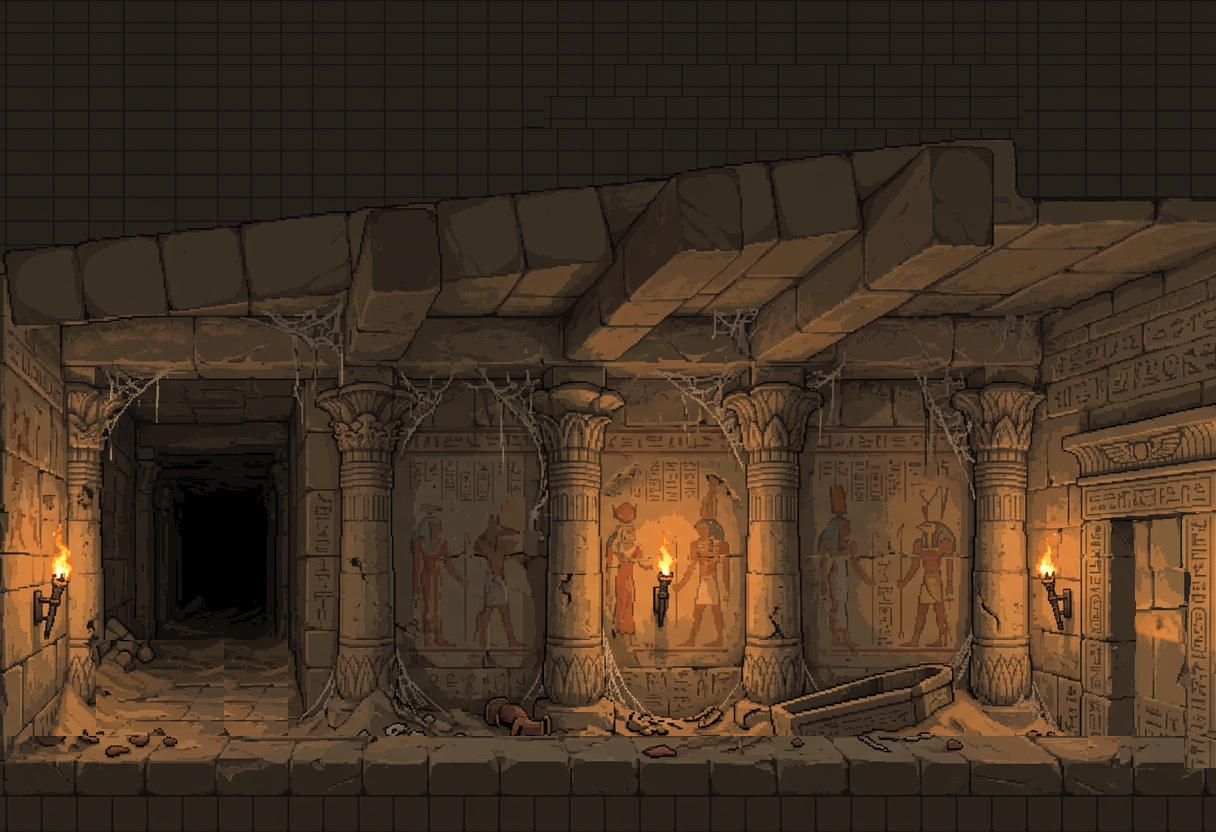

Tiled map render using the project's own tile images. Description and the whole map definition, tile-layer contents included, below:
An orthogonal 38x26 tile map with 32x32 px tiles, 1 tile layer (Livello tile 1), 3 tilesets and 12 objects (3x solid, 3x torcia, 2x scarabeo, start, finish, ...).

<map version="1.10" tiledversion="1.11.2" orientation="orthogonal" renderorder="right-down" width="38" height="26" tilewidth="32" tileheight="32" infinite="0" nextlayerid="6" nextobjectid="16">
 <properties>
  <property name="viaggiPresente" type="int" value="1" />
  <property name="dimensionePersonaggio" type="float" value="96" />
  <property name="uscita" value="passato" />
  <property name="titolo" value="La sala d'ingresso" />
 </properties>
 <tileset firstgid="1" source="GrigliaPresente.tsx" />
 <tileset firstgid="157" source="sfondoEsterno.tsx" />
 <tileset firstgid="1145" source="StanzaIngresso.tsx" />
 <layer id="1" name="Livello tile 1" width="38" height="26">
  <data encoding="csv">
1147,1148,1149,1150,1151,1152,1153,1154,1155,1156,1157,1158,1159,1160,1161,1162,1163,1164,1165,1166,1167,1168,1169,1170,1150,1151,1152,1153,1154,1155,1156,1157,1179,1180,1181,1182,1183,1184,
1147,1148,1149,1150,1151,1152,1153,1154,1155,1156,1157,1158,1159,1160,1161,1162,1163,1164,1165,1166,1167,1168,1169,1170,1150,1151,1152,1153,1154,1155,1156,1157,1179,1180,1181,1182,1183,1184,
1147,1148,1149,1150,1151,1152,1153,1154,1155,1156,1157,1158,1159,1160,1161,1162,1163,1164,1165,1184,1184,1185,1186,1184,1185,1186,1184,1185,1186,1184,1185,1186,1179,1180,1181,1182,1183,1184,
1191,1192,1193,1194,1195,1196,1197,1198,1199,1200,1201,1202,1203,1204,1205,1206,1207,1184,1185,1186,1186,1186,1186,1184,1185,1186,1184,1185,1186,1184,1185,1186,1223,1224,1225,1226,1227,1228,
1147,1148,1149,1150,1151,1152,1153,1154,1155,1156,1157,1158,1159,1160,1161,1162,1163,1164,1165,1166,1167,1168,1169,1170,1171,1172,1173,1174,1175,1176,1177,1178,1179,1180,1181,1182,1183,1184,
1191,1192,1193,1194,1195,1196,1197,1198,1199,1200,1201,1202,1203,1204,1205,1206,1207,1208,1209,1210,1211,1212,1213,1214,1215,1216,1217,1218,1219,1220,1221,1222,1223,1224,1225,1226,1227,1228,
1235,1236,1237,1238,1239,1240,1241,1242,1243,1244,1245,1246,1247,1248,1249,1250,1251,1252,1253,1254,1255,1256,1257,1258,1259,1260,1261,1262,1263,1264,1265,1266,1267,1268,1269,1270,1271,1272,
1279,1280,1281,1282,1283,1284,1285,1286,1287,1288,1289,1290,1291,1292,1293,1294,1295,1296,1297,1298,1299,1300,1301,1302,1303,1304,1305,1306,1307,1308,1309,1310,1311,1312,1313,1314,1315,1316,
1323,1324,1325,1326,1327,1328,1329,1330,1331,1332,1333,1334,1335,1336,1337,1338,1339,1340,1341,1342,1343,1344,1345,1346,1347,1348,1349,1350,1351,1352,1353,1354,1355,1356,1357,1358,1359,1360,
1367,1368,1369,1370,1371,1372,1373,1374,1375,1376,1377,1378,1379,1380,1381,1382,1383,1384,1385,1386,1387,1388,1389,1390,1391,1392,1393,1394,1395,1396,1397,1398,1399,1400,1401,1402,1403,1404,
1411,1412,1413,1414,1415,1416,1417,1418,1419,1420,1421,1422,1423,1424,1425,1426,1427,1428,1429,1430,1431,1432,1433,1434,1435,1436,1437,1438,1439,1440,1441,1442,1443,1444,1445,1446,1447,1448,
1455,1456,1457,1458,1459,1460,1461,1462,1463,1464,1465,1466,1467,1468,1469,1470,1471,1472,1473,1474,1475,1476,1477,1478,1479,1480,1481,1482,1483,1484,1485,1486,1487,1488,1489,1490,1491,1492,
1499,1500,1501,1502,1503,1504,1505,1506,1507,1508,1509,1510,1511,1512,1513,1514,1515,1516,1517,1518,1519,1520,1521,1522,1523,1524,1525,1526,1527,1528,1529,1530,1531,1532,1533,1534,1535,1536,
1543,1544,1545,1546,1547,1548,1549,1550,1551,1552,1553,1554,1555,1556,1557,1558,1559,1560,1561,1562,1563,1564,1565,1566,1567,1568,1569,1570,1571,1572,1573,1574,1575,1576,1577,1578,1579,1580,
1587,1588,1589,1590,1591,1592,1593,1594,1595,1596,1597,1598,1599,1600,1601,1602,1603,1604,1605,1606,1607,1608,1609,1610,1611,1612,1613,1614,1615,1616,1617,1618,1619,1620,1621,1622,1623,1624,
1631,1632,1633,1634,1635,1636,1637,1638,1639,1640,1641,1642,1643,1644,1645,1646,1647,1648,1649,1650,1651,1652,1653,1654,1655,1656,1657,1658,1659,1660,1661,1662,1663,1664,1665,1666,1667,1668,
1675,1676,1677,1678,1679,1680,1681,1682,1683,1684,1685,1686,1687,1688,1689,1690,1691,1692,1693,1694,1695,1696,1697,1698,1699,1700,1701,1702,1703,1704,1705,1706,1707,1708,1709,1710,1711,1712,
1719,1720,1721,1722,1723,1724,1725,1726,1727,1728,1729,1730,1731,1732,1733,1734,1735,1736,1737,1738,1739,1740,1741,1742,1743,1744,1745,1746,1747,1748,1749,1750,1751,1752,1753,1754,1755,1756,
1763,1764,1765,1766,1767,1768,1769,1770,1771,1772,1773,1774,1775,1776,1777,1778,1779,1780,1781,1782,1783,1784,1785,1786,1787,1788,1789,1790,1791,1792,1793,1794,1795,1796,1797,1798,1799,1800,
1807,1808,1809,1810,1811,1812,1813,1814,1815,1816,1817,1818,1819,1820,1821,1822,1823,1824,1825,1826,1827,1828,1829,1830,1831,1832,1833,1834,1835,1836,1837,1838,1839,1840,1841,1842,1843,1844,
1851,1852,1853,1899,1900,1901,1902,1901,1902,1860,1861,1862,1863,1864,1865,1866,1867,1868,1869,1870,1871,1872,1873,1874,1875,1876,1877,1878,1879,1880,1881,1882,1883,1884,1885,1886,1887,1888,
1895,1896,1897,1943,1944,1945,1946,1945,1946,1904,1905,1906,1907,1908,1909,1910,1911,1912,1913,1914,1915,1916,1917,1918,1919,1920,1921,1922,1923,1924,1925,1926,1927,1928,1929,1930,1931,1932,
1939,1940,1941,1987,1988,1989,1990,1989,1990,1948,1949,1950,1951,1952,1953,1954,1955,1956,1957,1958,1959,1960,1961,1962,1963,1964,1965,1966,1967,1968,1969,1970,1971,1972,1973,1974,1975,1976,
2071,2072,2073,2074,2075,2076,2077,2078,2079,2080,2081,2082,2083,2084,2085,2086,2087,2088,2089,2090,2091,2092,2093,2094,2095,2096,2097,2098,2099,2100,2101,2102,2103,2104,2077,2084,2085,2020,
2115,2116,2117,2118,2119,2120,2121,2122,2123,2124,2125,2126,2127,2128,2129,2130,2131,2132,2133,2134,2135,2136,2137,2138,2139,2140,2141,2142,2143,2144,2145,2146,2147,2148,2149,2150,2151,2152,
2159,2160,2161,2162,2163,2164,2165,2166,2167,2168,2169,2170,2171,2172,2173,2174,2175,2176,2177,2178,2179,2180,2181,2182,2183,2184,2185,2186,2187,2188,2189,2190,2191,2192,2193,2194,2195,2196
</data>
 </layer>
 <objectgroup id="3" name="pavimento">
  <object id="1" name="solid" x="-0.0606061" y="760.468" width="1216.06" height="71.7301" />
 </objectgroup>
 <objectgroup id="4" name="bordi">
  <object id="3" name="solid" x="1209" y="0" width="7.5" height="760" />
  <object id="4" name="solid" x="0.5" y="-0.5" width="8.5" height="760" />
  <object id="5" name="start" x="160" y="672" width="64" height="64" />
  <object id="8" name="finish" x="1135" y="519" width="50" height="218" />
  <object id="9" name="artefatto" x="771" y="710">
   <polygon points="0,0 0,22 86,27 140,15 182,-8 180,-30 180,-44 165,-46 149,-46 -2,-6" />
  </object>
 </objectgroup>
 <objectgroup id="5" name="decorazioni">
  <object id="10" name="scarabeo" x="1104" y="726" width="24" height="24" />
  <object id="11" name="scarabeo" x="644" y="726" width="24" height="24" />
  <object id="12" name="geroglifico" x="400" y="720" width="32" height="40">
   <properties>
    <property name="testo" value="Io sono Anubi, signore delle sabbie e guardiano dei morti. Questa piramide e' la mia casa." />
   </properties>
  </object>
  <object id="13" name="torcia" x="663" y="555" width="4" height="4" />
  <object id="14" name="torcia" x="60" y="557" width="4" height="4" />
  <object id="15" name="torcia" x="1044" y="559" width="4" height="4" />
 </objectgroup>
</map>
